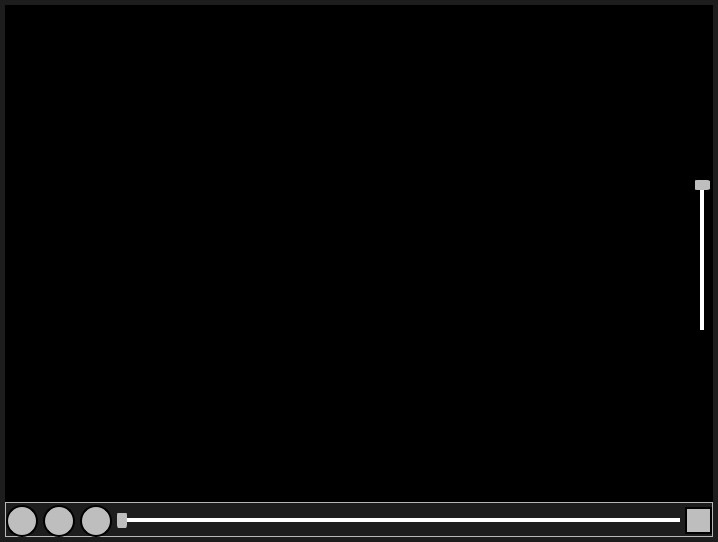
<?xml version="1.0" encoding="UTF-8"?>
<ui version="4.0">
 <class>MediaPlayerWidget</class>
 <widget class="QWidget" name="MediaPlayerWidget">
  <property name="geometry">
   <rect>
    <x>0</x>
    <y>0</y>
    <width>718</width>
    <height>542</height>
   </rect>
  </property>
  <property name="focusPolicy">
   <enum>Qt::NoFocus</enum>
  </property>
  <property name="windowTitle">
   <string>Form</string>
  </property>
  <property name="styleSheet">
   <string notr="true">QWidget#MediaPlayerWidget{
	background-color: rgb(29, 29, 29);
}

QPushButton, QToolButton {
    border: 2px solid black;
    border-radius: 16px;
    background: rgb(190, 190, 190)
}

QPushButton:hover, QToolButton:hover {
	background-color: rgb(180, 180, 180);
}

QPushButton:pressed, QToolButton:presses {
    background-color: rgb(160, 160, 160);
}

QSlider::groove { 
	background-color: white;
}

QSlider::groove::horizontal {
	height: 4px;
}

QSlider::groove::vertical {
	width: 4px;
}

QSlider::handle { 
	background-color: rgb(190, 190, 190); 
	border-radius: 5px;
}

QSlider::handle::horizontal{
	width: 10px;
	margin: -8px, -8px;
}

QSlider::handle::vertical { 
	height: 10px;
	margin: 0 -8px 0;
}

QSlider::handle:hover {
	background-color: rgb(180, 180, 180);
}

QSlider::handle:pressed {
    background-color: rgb(160, 160, 160);
}</string>
  </property>
  <layout class="QGridLayout" name="gridLayout">
   <property name="leftMargin">
    <number>5</number>
   </property>
   <property name="topMargin">
    <number>5</number>
   </property>
   <property name="rightMargin">
    <number>5</number>
   </property>
   <property name="bottomMargin">
    <number>5</number>
   </property>
   <property name="spacing">
    <number>0</number>
   </property>
   <item row="0" column="0">
    <widget class="QWidget" name="MediaContainer" native="true">
     <property name="focusPolicy">
      <enum>Qt::NoFocus</enum>
     </property>
     <property name="layoutDirection">
      <enum>Qt::LeftToRight</enum>
     </property>
     <property name="styleSheet">
      <string notr="true">background-color: rgb(0, 0, 0);</string>
     </property>
     <layout class="QVBoxLayout" name="verticalLayout">
      <property name="spacing">
       <number>0</number>
      </property>
      <property name="leftMargin">
       <number>5</number>
      </property>
      <property name="rightMargin">
       <number>3</number>
      </property>
      <property name="bottomMargin">
       <number>5</number>
      </property>
      <item>
       <widget class="QSlider" name="VolumeSlider">
        <property name="sizePolicy">
         <sizepolicy hsizetype="Fixed" vsizetype="Fixed">
          <horstretch>0</horstretch>
          <verstretch>0</verstretch>
         </sizepolicy>
        </property>
        <property name="minimumSize">
         <size>
          <width>0</width>
          <height>120</height>
         </size>
        </property>
        <property name="maximumSize">
         <size>
          <width>16777215</width>
          <height>150</height>
         </size>
        </property>
        <property name="focusPolicy">
         <enum>Qt::NoFocus</enum>
        </property>
        <property name="layoutDirection">
         <enum>Qt::RightToLeft</enum>
        </property>
        <property name="styleSheet">
         <string notr="true">QSlider::groove::vertical {
	background-color: white;
	width: 4px;
}
QSlider::handle::vertical { 
	height: 10px;
	margin: 0 -8px 0;
	background-color: rgb(190, 190, 190); 
	border-radius: 5px;
}

QSlider::handle:hover {
	background-color: rgb(180, 180, 180);
}

QSlider::handle:pressed {
    background-color: rgb(160, 160, 160);
}</string>
        </property>
        <property name="maximum">
         <number>1000</number>
        </property>
        <property name="pageStep">
         <number>100</number>
        </property>
        <property name="value">
         <number>1000</number>
        </property>
        <property name="orientation">
         <enum>Qt::Vertical</enum>
        </property>
       </widget>
      </item>
     </layout>
    </widget>
   </item>
   <item row="2" column="0">
    <widget class="QFrame" name="VideoController">
     <property name="maximumSize">
      <size>
       <width>16777215</width>
       <height>35</height>
      </size>
     </property>
     <property name="frameShape">
      <enum>QFrame::StyledPanel</enum>
     </property>
     <property name="frameShadow">
      <enum>QFrame::Raised</enum>
     </property>
     <layout class="QHBoxLayout" name="horizontalLayout">
      <property name="spacing">
       <number>5</number>
      </property>
      <property name="leftMargin">
       <number>0</number>
      </property>
      <property name="topMargin">
       <number>2</number>
      </property>
      <property name="rightMargin">
       <number>0</number>
      </property>
      <property name="bottomMargin">
       <number>0</number>
      </property>
      <item>
       <widget class="QPushButton" name="PlayPauseBtn">
        <property name="sizePolicy">
         <sizepolicy hsizetype="Fixed" vsizetype="Fixed">
          <horstretch>0</horstretch>
          <verstretch>0</verstretch>
         </sizepolicy>
        </property>
        <property name="minimumSize">
         <size>
          <width>32</width>
          <height>32</height>
         </size>
        </property>
        <property name="maximumSize">
         <size>
          <width>32</width>
          <height>32</height>
         </size>
        </property>
        <property name="cursor">
         <cursorShape>PointingHandCursor</cursorShape>
        </property>
        <property name="focusPolicy">
         <enum>Qt::NoFocus</enum>
        </property>
        <property name="toolTip">
         <string>&lt;html&gt;&lt;head/&gt;&lt;body&gt;&lt;p&gt;Play/Pause&lt;br/&gt;shortcut: &amp;lt;spacebar&amp;gt;&lt;/p&gt;&lt;/body&gt;&lt;/html&gt;</string>
        </property>
        <property name="styleSheet">
         <string notr="true"/>
        </property>
        <property name="text">
         <string/>
        </property>
        <property name="icon">
         <iconset resource="MediaPlayer.qrc">
          <normaloff>:/icons/assets/play.svg</normaloff>
          <normalon>:/icons/assets/pause.svg</normalon>:/icons/assets/play.svg</iconset>
        </property>
        <property name="iconSize">
         <size>
          <width>24</width>
          <height>24</height>
         </size>
        </property>
        <property name="checkable">
         <bool>true</bool>
        </property>
        <property name="checked">
         <bool>false</bool>
        </property>
       </widget>
      </item>
      <item>
       <widget class="QPushButton" name="PrevBtn">
        <property name="sizePolicy">
         <sizepolicy hsizetype="Fixed" vsizetype="Fixed">
          <horstretch>0</horstretch>
          <verstretch>0</verstretch>
         </sizepolicy>
        </property>
        <property name="minimumSize">
         <size>
          <width>32</width>
          <height>32</height>
         </size>
        </property>
        <property name="maximumSize">
         <size>
          <width>32</width>
          <height>32</height>
         </size>
        </property>
        <property name="cursor">
         <cursorShape>PointingHandCursor</cursorShape>
        </property>
        <property name="focusPolicy">
         <enum>Qt::NoFocus</enum>
        </property>
        <property name="toolTip">
         <string>&lt;html&gt;&lt;head/&gt;&lt;body&gt;&lt;p&gt;Previous&lt;br/&gt;shortcut: &amp;lt;Left Arrow&amp;gt;&lt;/p&gt;&lt;/body&gt;&lt;/html&gt;</string>
        </property>
        <property name="styleSheet">
         <string notr="true"/>
        </property>
        <property name="text">
         <string/>
        </property>
        <property name="icon">
         <iconset resource="MediaPlayer.qrc">
          <normaloff>:/icons/assets/skip-previous.svg</normaloff>:/icons/assets/skip-previous.svg</iconset>
        </property>
        <property name="iconSize">
         <size>
          <width>24</width>
          <height>24</height>
         </size>
        </property>
        <property name="checkable">
         <bool>false</bool>
        </property>
        <property name="checked">
         <bool>false</bool>
        </property>
       </widget>
      </item>
      <item>
       <widget class="QPushButton" name="NextBtn">
        <property name="sizePolicy">
         <sizepolicy hsizetype="Fixed" vsizetype="Fixed">
          <horstretch>0</horstretch>
          <verstretch>0</verstretch>
         </sizepolicy>
        </property>
        <property name="minimumSize">
         <size>
          <width>32</width>
          <height>32</height>
         </size>
        </property>
        <property name="maximumSize">
         <size>
          <width>32</width>
          <height>32</height>
         </size>
        </property>
        <property name="cursor">
         <cursorShape>PointingHandCursor</cursorShape>
        </property>
        <property name="focusPolicy">
         <enum>Qt::NoFocus</enum>
        </property>
        <property name="toolTip">
         <string>&lt;html&gt;&lt;head/&gt;&lt;body&gt;&lt;p&gt;Next&lt;br/&gt;shortcut: &amp;lt;Right Arrow&amp;gt;&lt;/p&gt;&lt;/body&gt;&lt;/html&gt;</string>
        </property>
        <property name="styleSheet">
         <string notr="true"/>
        </property>
        <property name="text">
         <string/>
        </property>
        <property name="icon">
         <iconset resource="MediaPlayer.qrc">
          <normaloff>:/icons/assets/skip-next.svg</normaloff>:/icons/assets/skip-next.svg</iconset>
        </property>
        <property name="iconSize">
         <size>
          <width>24</width>
          <height>24</height>
         </size>
        </property>
        <property name="checkable">
         <bool>false</bool>
        </property>
        <property name="checked">
         <bool>false</bool>
        </property>
       </widget>
      </item>
      <item>
       <widget class="QSlider" name="TimelineSlider">
        <property name="cursor">
         <cursorShape>ArrowCursor</cursorShape>
        </property>
        <property name="focusPolicy">
         <enum>Qt::NoFocus</enum>
        </property>
        <property name="toolTip">
         <string>&lt;html&gt;&lt;head/&gt;&lt;body&gt;&lt;p&gt;seek&lt;/p&gt;&lt;/body&gt;&lt;/html&gt;</string>
        </property>
        <property name="styleSheet">
         <string notr="true"/>
        </property>
        <property name="maximum">
         <number>10000</number>
        </property>
        <property name="pageStep">
         <number>0</number>
        </property>
        <property name="orientation">
         <enum>Qt::Horizontal</enum>
        </property>
        <property name="invertedAppearance">
         <bool>false</bool>
        </property>
        <property name="invertedControls">
         <bool>false</bool>
        </property>
        <property name="tickPosition">
         <enum>QSlider::NoTicks</enum>
        </property>
       </widget>
      </item>
      <item>
       <widget class="QToolButton" name="VolumeBtn">
        <property name="cursor">
         <cursorShape>PointingHandCursor</cursorShape>
        </property>
        <property name="focusPolicy">
         <enum>Qt::NoFocus</enum>
        </property>
        <property name="toolTip">
         <string>&lt;html&gt;&lt;head/&gt;&lt;body&gt;&lt;p&gt;Volume&lt;/p&gt;&lt;/body&gt;&lt;/html&gt;</string>
        </property>
        <property name="styleSheet">
         <string notr="true"/>
        </property>
        <property name="text">
         <string/>
        </property>
        <property name="icon">
         <iconset resource="MediaPlayer.qrc">
          <normaloff>:/icons/assets/volume-high.svg</normaloff>:/icons/assets/volume-high.svg</iconset>
        </property>
        <property name="iconSize">
         <size>
          <width>20</width>
          <height>20</height>
         </size>
        </property>
        <property name="checkable">
         <bool>true</bool>
        </property>
        <property name="popupMode">
         <enum>QToolButton::DelayedPopup</enum>
        </property>
        <property name="autoRaise">
         <bool>false</bool>
        </property>
        <property name="arrowType">
         <enum>Qt::NoArrow</enum>
        </property>
       </widget>
      </item>
     </layout>
    </widget>
   </item>
  </layout>
 </widget>
 <tabstops>
  <tabstop>PlayPauseBtn</tabstop>
  <tabstop>PrevBtn</tabstop>
  <tabstop>NextBtn</tabstop>
  <tabstop>VolumeBtn</tabstop>
 </tabstops>
 <resources>
  <include location="MediaPlayer.qrc"/>
 </resources>
 <connections/>
</ui>
